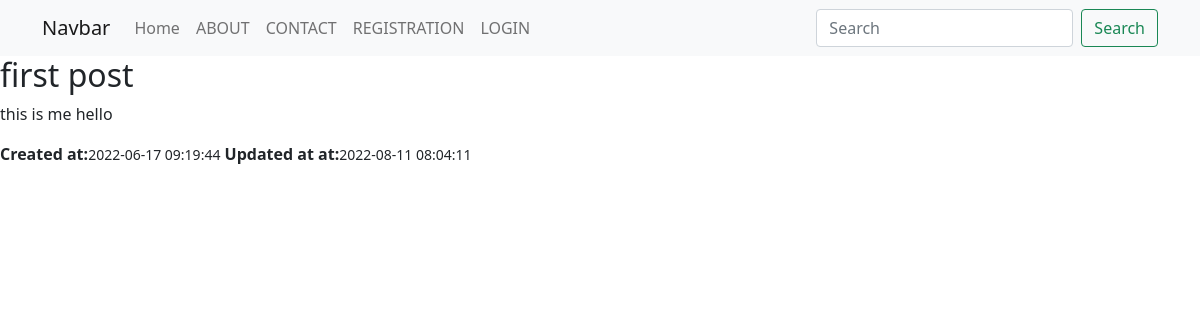
The app's page /post/show/2 with its own data.
### tables this page shows
CREATE TABLE `posts` (
  `id` int(11) NOT NULL,
  `title` varchar(255) NOT NULL,
  `body` text NOT NULL,
  `user_id` int(11) DEFAULT NULL,
  `created_at` timestamp NOT NULL DEFAULT current_timestamp(),
  `updated_at` timestamp NOT NULL DEFAULT current_timestamp() ON UPDATE current_timestamp()
);

### application/controllers/Post.php (called while the page is built, shortened)
<?php
class Post extends CI_Controller{
    public function __construct(){
        $this->load->model('Crud_Model');
        $this->load->helper('form');
        $this->load->library('form_validation');
    }
    public function show($id){
        $data['post']=$this->Crud_Model->get('posts',$id);
        $this->load->view('template/header');
            $this->load->view('posts/show',$data);
            $this->load->view('template/footer');
    }
}

### index.php (called while the page is built, shortened)
<?php
require_once BASEPATH.'core/CodeIgniter.php';

### application/models/Crud_Model.php (called while the page is built, shortened)
<?php
class Crud_Model extends CI_Model{
    public function get($table,$id){
        $this->db->where('id',$id);
        return $this->db->get($table)->row();
    }
}

### application/views/posts/show.php (the view, shortened to what this page needs)
<div class="row">
    <div class="col-md-8 col-md-offset-2">
        <h2><?php echo $post->title; ?></h2>
        <p> <?php echo $post->body; ?></p>
        <p><strong>Created at:</strong><span class="small"><?php echo $post->created_at; ?></span>
        <strong>Updated at at:</strong><span class="small"><?php echo $post->updated_at; ?></span>
        </p>
    </div>
</div>

### records on screen
posts: title "first post", body "this is me hello", created_at "2022-06-17 09:19:44", updated_at "2022-08-11 08:04:11"
